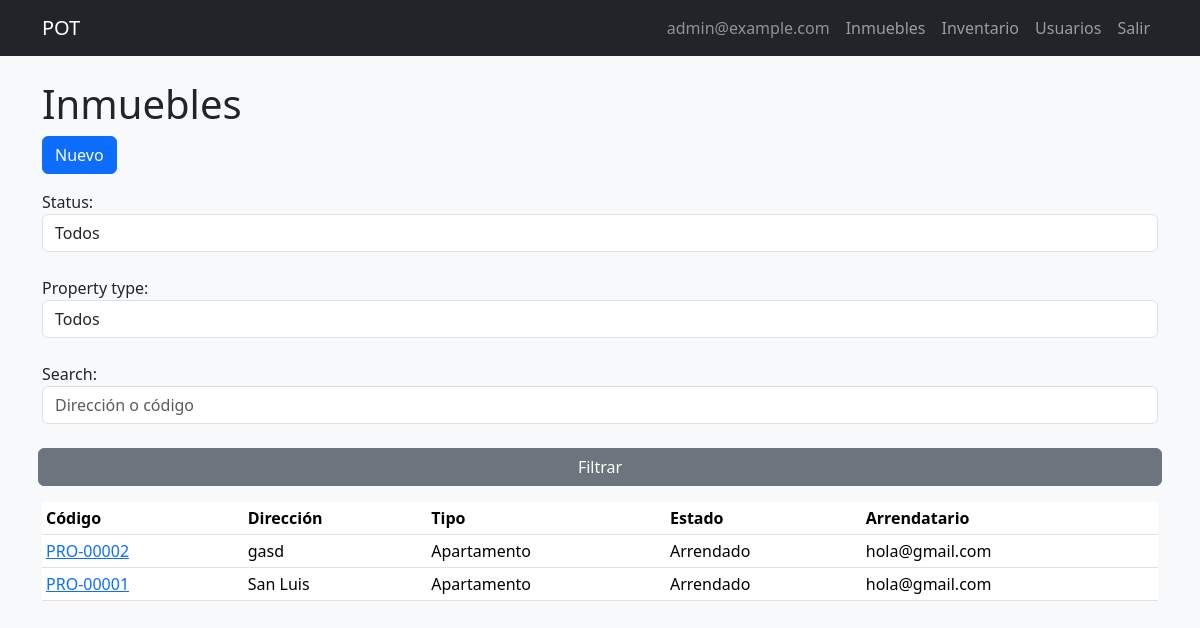
Before: /properties/ (signed in) with the older database file.
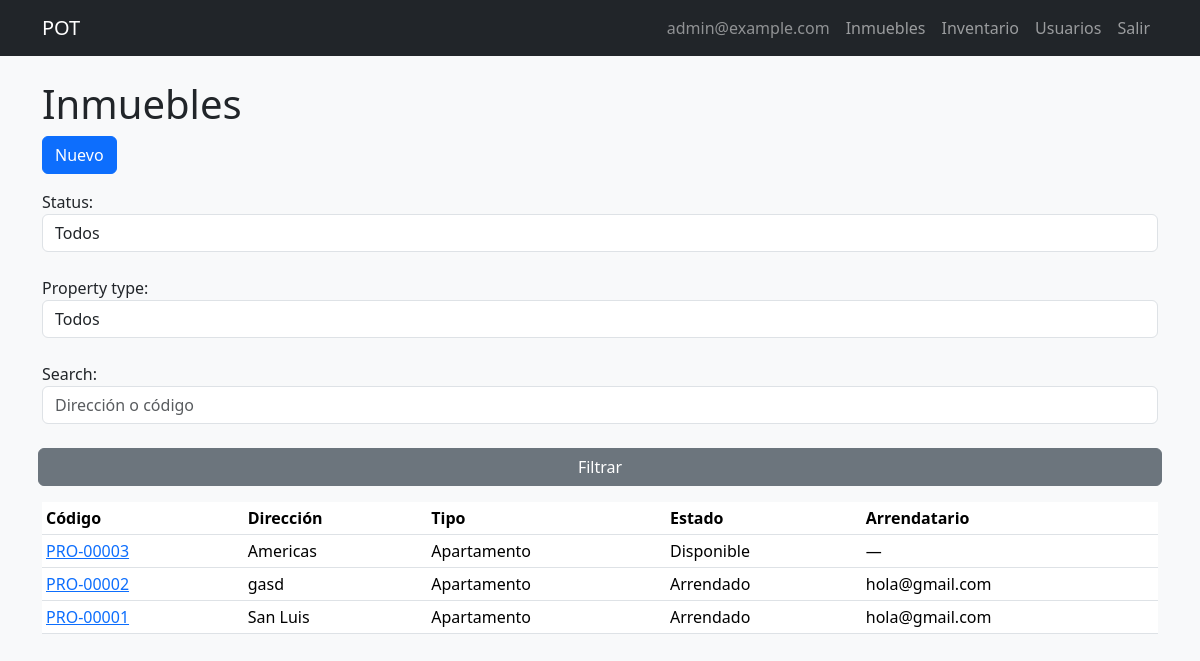
After: the same page with the newer database file.
### pot/models.py (models this page shows, shortened)
class Property(models.Model):
    class Type(models.TextChoices):
        APARTMENT = 'APARTMENT', 'Apartamento'
        HOUSE = 'HOUSE', 'Casa'
        LOCAL = 'LOCAL', 'Local comercial'
        WAREHOUSE = 'WAREHOUSE', 'Bodega'
    class Status(models.TextChoices):
        AVAILABLE = 'AVAILABLE', 'Disponible'
        RENTED = 'RENTED', 'Arrendado'
        MAINTENANCE = 'MAINTENANCE', 'En mantenimiento'
    code = models.CharField(max_length=20, unique=True)
    address = models.CharField(max_length=255, unique=True)
    city = models.CharField(max_length=100, blank=True, default='')
    building_name = models.CharField(max_length=150, blank=True, default='')
    unit_label = models.CharField(max_length=50, blank=True, default='')
    cover_image = models.ImageField(upload_to='properties/covers/%Y/%m/', blank=True, null=True, max_length=255)
    type = models.CharField(max_length=20, choices=Type.choices)
    owner_name = models.CharField(max_length=150)
    status = models.CharField(max_length=20, choices=Status.choices, default=Status.AVAILABLE)
    price = models.DecimalField(max_digits=12, decimal_places=2, default=0)
    rooms = models.IntegerField(null=True, blank=True)
    bathrooms = models.IntegerField(null=True, blank=True)
    living_rooms = models.IntegerField(null=True, blank=True)
    kitchens = models.IntegerField(null=True, blank=True)
    garages = models.IntegerField(null=True, blank=True)
    is_commercial = models.BooleanField(default=False)
    in_complex = models.BooleanField(default=False)
    admin_included = models.BooleanField(default=False)
    admin_value = models.DecimalField(max_digits=12, decimal_places=2, null=True, blank=True)
    google_maps_link = models.CharField(max_length=1000, null=True, blank=True)
    description = models.TextField(blank=True, null=True)
    observations = models.TextField(blank=True, null=True)
    created_at = models.DateTimeField(auto_now_add=True)
    updated_at = models.DateTimeField(auto_now=True)
    created_by = models.ForeignKey(
        CustomUser,
        on_delete=models.SET_NULL,
        null=True,
        blank=True,
        related_name='properties_created',
    )
    class Meta:
        ordering = ['-created_at']
        verbose_name_plural = 'properties'
    def get_active_tenant(self):
        assoc = (
            self.tenant_associations.filter(dissociated_at__isnull=True)
            .select_related('user')
            .first()
        )
        return assoc.user if assoc else None

class CustomUser(AbstractUser):
    class Role(models.TextChoices):
        ADMIN = 'ADMIN', 'Administrador'
        ASSISTANT = 'ASSISTANT', 'Asistente Administrativo'
        TENANT = 'TENANT', 'Arrendatario'
    class DocumentType(models.TextChoices):
        CC = 'CC', 'Cédula de ciudadanía'
        CE = 'CE', 'Cédula de extranjería'
        PASSPORT = 'PASSPORT', 'Pasaporte'
        NIT = 'NIT', 'NIT'
    username = models.CharField(max_length=150, unique=True, blank=True)
    email = models.EmailField(unique=True)
    phone = models.CharField(max_length=20, default='')
    public_code = models.CharField(max_length=20, unique=True, blank=True, null=True)
    document_type = models.CharField(
        max_length=20,
        choices=DocumentType.choices,
        blank=True,
        default='',
    )
    document_number = models.CharField(max_length=30, unique=True, blank=True, null=True)
    avatar = models.ImageField(upload_to='avatars/%Y/%m/', blank=True, null=True, max_length=255)
    role = models.CharField(max_length=20, choices=Role.choices, default=Role.TENANT)
    password_changed = models.BooleanField(default=False)
    password_reset_token = models.CharField(max_length=255, null=True, blank=True)
    password_reset_expires = models.DateTimeField(null=True, blank=True)
    login_attempts = models.PositiveIntegerField(default=0)
    login_locked_until = models.DateTimeField(null=True, blank=True)
    created_at = models.DateTimeField(auto_now_add=True)
    updated_at = models.DateTimeField(auto_now=True)
    USERNAME_FIELD = 'email'
    REQUIRED_FIELDS = []
    objects = CustomUserManager()
    class Meta:
        ordering = ['-created_at']
    def is_staff_operative(self):
        return self.role in (self.Role.ADMIN, self.Role.ASSISTANT)

### pot/views.py (the view)
# urls.py: path('properties/', views.PropertyListView.as_view(), name='property_list'),
class PropertyListView(StaffOperativeRequiredMixin, ListView):
    model = Property
    template_name = 'properties/property_list.html'
    context_object_name = 'properties'
    paginate_by = 20
    def get_queryset(self):
        qs = Property.objects.all().order_by('-created_at')
        form = PropertyFilterForm(self.request.GET)
        if form.is_valid():
            if form.cleaned_data.get('status'):
                qs = qs.filter(status=form.cleaned_data['status'])
            if form.cleaned_data.get('property_type'):
                qs = qs.filter(type=form.cleaned_data['property_type'])
            s = (form.cleaned_data.get('search') or '').strip()
            if s:
                qs = qs.filter(models.Q(address__icontains=s) | models.Q(code__icontains=s))
        return qs
    def get_context_data(self, **kwargs):
        ctx = super().get_context_data(**kwargs)
        ctx['filter_form'] = PropertyFilterForm(self.request.GET)
        return ctx

### pot/forms.py
class PropertyFilterForm(forms.Form):
    status = forms.ChoiceField(
        choices=[('', 'Todos')] + list(Property.Status.choices),
        required=False,
        widget=forms.Select(attrs={'class': 'form-control'}),
    )
    property_type = forms.ChoiceField(
        choices=[('', 'Todos')] + list(Property.Type.choices),
        required=False,
        widget=forms.Select(attrs={'class': 'form-control'}),
    )
    search = forms.CharField(
        required=False,
        widget=forms.TextInput(attrs={'class': 'form-control', 'placeholder': 'Dirección o código'}),
    )

### pot/views.py (called while the page is built)
    def test_func(self):
        u = self.request.user
        return u.is_staff_operative()

### templates/properties/property_list.html (shortened to what this page needs)
{% extends 'base.html' %}
{% block content %}
<h1>Inmuebles</h1>
<p><a href="{% url 'pot:property_create' %}" class="btn btn-primary">Nuevo</a></p>
<form method="get" class="row g-2 mb-3">{{ filter_form.as_p }}<button type="submit" class="btn btn-secondary">Filtrar</button></form>
<table class="table table-sm">
<thead><tr><th>Código</th><th>Dirección</th><th>Tipo</th><th>Estado</th><th>Arrendatario</th></tr></thead>
<tbody>
{% for p in properties %}
<tr>
<td><a href="{% url 'pot:property_detail' p.id %}">{{ p.code }}</a></td>
<td>{{ p.address }}</td>
<td>{{ p.get_type_display }}</td>
<td>{{ p.get_status_display }}</td>
<td>{% with t=p.get_active_tenant %}{{ t.email|default:"—" }}{% endwith %}</td>
</tr>
{% endfor %}
</tbody>
</table>
{% endblock %}

Changed rows visible on the page:
added Property: code "PRO-00003", address "Americas", type "Apartamento", status "Disponible", get_active_tenant.email "—"
